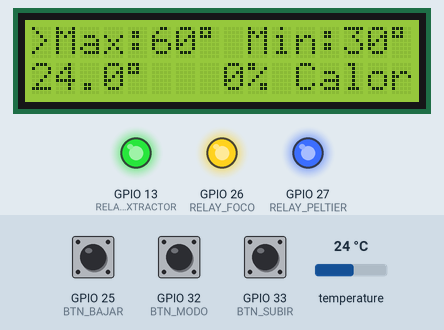
Recording of a program running on a simulated ESP32. Parts: 16×2 character LCD, output pins drawn as LEDs (lit = HIGH). The inputs (shaded band) are chosen by the test bench; at power-on: GPIO 32 (BTN_MODO) HIGH, temperature 24 °C, GPIO 25 (BTN_BAJAR) HIGH, GPIO 33 (BTN_SUBIR) HIGH. EEPROM starts erased; what the program prints to the serial monitor is not drawn.

Above: at 2.7 s.
2.8 s: GPIO 32 (BTN_MODO) pulled LOW for 0.15 s
At 4.1 s:
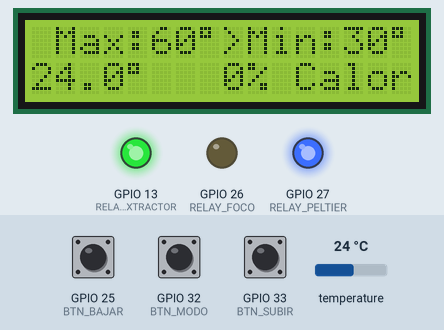
4.7 s: temperature set to 12 °C
At 5.4 s:
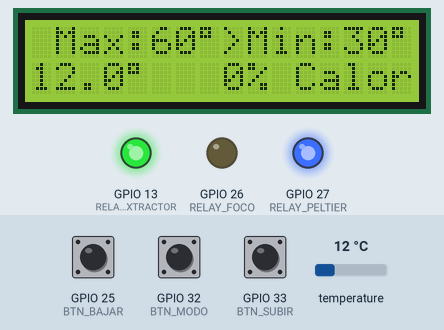
6.4 s: GPIO 32 (BTN_MODO) pulled LOW for 1 s
At 7.8 s:
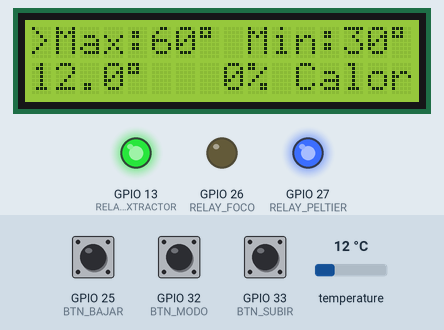
8.9 s: GPIO 25 (BTN_BAJAR) pulled LOW for 0.15 s
At 10.0 s:
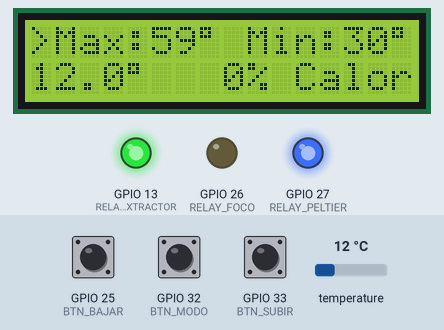
10.6 s: GPIO 25 (BTN_BAJAR) pulled LOW for 1 s
13.1 s: temperature set to 19 °C
At 15.0 s:
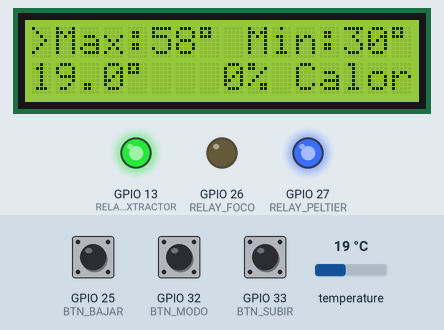
Timing chart, 0 to 16.4 s (numbered marks = the images above; inputs shaded):
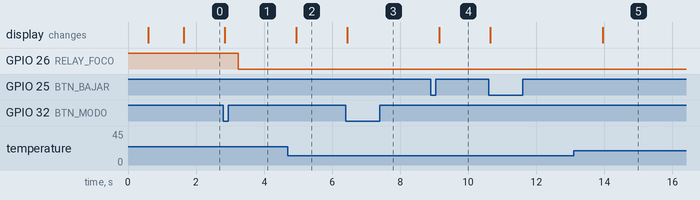

Measured:
- after the input at 2.8 s, the display: changes after 0.05 s (image 1)
- after the input at 4.7 s, the display: changes after 0.24 s (image 2)
- after the input at 6.4 s, the display: changes after 0.05 s (image 3)
- after the input at 8.9 s, the display: changes after 0.25 s (image 4)
- after the input at 13.1 s, the display: changes after 0.85 s (image 5)

The program:

main.cpp
```cpp
#include <Arduino.h>

/*
   Botones:
   - MODO  -> cada pulsacion cambia entre editar el MAX y editar el MIN.
   - SUBIR -> sube 1 grado el valor seleccionado.
   - BAJAR -> baja 1 grado el valor seleccionado.
   Los valores se guardan en memoria y se conservan aunque se vaya la luz.


  LIBRERIAS
   - LiquidCrystal I2C   (Frank de Brabander)
   - OneWire             (Paul Stoffregen)
   - DallasTemperature   (Miles Burton)
   - Preferences         (ya viene con el core de ESP32)

 */

#include <Wire.h>
#include <LiquidCrystal_I2C.h>
#include <OneWire.h>
#include <DallasTemperature.h>
#include <Preferences.h>

// ---------------------- CONFIGURACION DE PINES ----------------------
#define SENSOR_PIN        4    // DATA del DS18B20

#define RELAY_FOCO        26   // IN1 - foco (CALIENTA)
#define RELAY_PELTIER     27   // IN2 - celda Peltier + su ventilador (ENFRIA)
#define RELAY_EXTRACTOR   13   // IN3 - ventilador extractor (solo al ENFRIAR)

#define BTN_MODO          32
#define BTN_SUBIR         33
#define BTN_BAJAR         25

#define LCD_SDA           21
#define LCD_SCL           22

// La mayoria de modulos de rele son "activos en BAJO" (LOW).
// Si tus reles funcionan al reves, cambia LOW por HIGH.
#define RELAY_ACTIVO   LOW
#define RELAY_INACTIVO (!RELAY_ACTIVO)

// ---------------------- PARAMETROS DE CONTROL --------------------------
const int TEMP_MAX_INICIAL = 60;  // C - valor de fabrica del MAX
const int TEMP_MIN_INICIAL = 30;  // C - valor de fabrica del MIN
const int LIMITE_INFERIOR  = 0;   // C - lo mas bajo que se puede configurar
const int LIMITE_SUPERIOR  = 99;  // C - lo mas alto que se puede configurar
const int PASO_SETPOINT    = 1;   // grados que cambia el MAX/MIN por pulsacion
const int MARGEN_MINIMO    = 5;   // separacion minima entre MAX y MIN (grados)

const unsigned long PAUSA_CAMBIO_MS = 1000;  // foco y Peltier apagados al cambiar
const int MAX_ERRORES_SENSOR = 3;            // lecturas fallidas seguidas antes de parar

// ---------------------- OBJETOS GLOBALES --------------------------------
LiquidCrystal_I2C lcd(0x27, 16, 2);  // si no se ve nada, prueba 0x3F
OneWire oneWire(SENSOR_PIN);
DallasTemperature sensor(&oneWire);
Preferences prefs;

// ---------------------- ESTADO DEL SISTEMA ------------------------------
enum EstadoCiclo { INICIANDO, CALENTANDO, ENFRIANDO, ERROR_SENSOR };
EstadoCiclo estado = INICIANDO;

int tempMax = TEMP_MAX_INICIAL;
int tempMin = TEMP_MIN_INICIAL;

enum ModoEdicion { EDITAR_MAX, EDITAR_MIN };
ModoEdicion modoEdicion = EDITAR_MAX;

float tempActual    = 0.0;
float porcentaje    = 0.0;
int   erroresSensor = 0;
bool  hayLectura    = false;

unsigned long momentoCambioEstado = 0;

// Lectura del sensor sin bloquear el programa
// (el DS18B20 tarda ~750 ms en medir; mientras tanto los botones siguen funcionando)
unsigned long momentoPeticion = 0;
const unsigned long TIEMPO_CONVERSION_MS = 800;

// Botones (deteccion de flanco + antirrebote)
bool anteriorModo  = HIGH;
bool anteriorSubir = HIGH;
bool anteriorBajar = HIGH;
unsigned long ultimoPulsoModo  = 0;
unsigned long ultimoPulsoSubir = 0;
unsigned long ultimoPulsoBajar = 0;
const unsigned long DEBOUNCE_MS = 200;

unsigned long ultimaActualizacionLCD = 0;
const unsigned long INTERVALO_LCD_MS = 300;

const char GRADO = (char)223;  // simbolo de grados en la LCD

// ---------------------- DECLARACION DE FUNCIONES -----------------------
void leerSensor();
void actualizarCiclo();
void cambiarEstado(EstadoCiclo nuevo);
void aplicarSalidas();
void apagarFocoYPeltier();
void actualizarExtractor();
const char* nombreEstado();
bool botonPresionado(int pin, bool &anterior, unsigned long &ultimoPulso);
void manejarBotones();
void validarLimites();
void guardarConfiguracion();
void actualizarLCD();
void imprimirLinea(int fila, const char* texto);

// =====================================================================
void setup() {
  Serial.begin(115200);

  pinMode(RELAY_FOCO, OUTPUT);
  pinMode(RELAY_PELTIER, OUTPUT);
  pinMode(RELAY_EXTRACTOR, OUTPUT);
  apagarFocoYPeltier();
  digitalWrite(RELAY_EXTRACTOR, RELAY_INACTIVO);  // el extractor arranca apagado

  pinMode(BTN_MODO,  INPUT_PULLUP);
  pinMode(BTN_SUBIR, INPUT_PULLUP);
  pinMode(BTN_BAJAR, INPUT_PULLUP);

  // LCD
  delay(500);
  Wire.begin(LCD_SDA, LCD_SCL);
  Wire.setClock(100000);
  lcd.init();
  lcd.backlight();
  lcd.clear();
  lcd.setCursor(0, 0);
  lcd.print("Iniciando...");

  // Sensor DS18B20 (modo sin espera para no congelar los botones)
  sensor.begin();
  sensor.setResolution(12);           // 0.0625 C de resolucion
  sensor.setWaitForConversion(false);
  if (sensor.getDeviceCount() == 0) {
    Serial.println("AVISO: no se detecto ningun DS18B20. Revisa DATA y la resistencia de 4.7k.");
  }
  sensor.requestTemperatures();
  momentoPeticion = millis();

  // Cargar MAX y MIN guardados (si no hay nada guardado: 60 y 30)
  prefs.begin("configTemp", false);
  tempMax = prefs.getInt("tempMax", TEMP_MAX_INICIAL);
  tempMin = prefs.getInt("tempMin", TEMP_MIN_INICIAL);
  prefs.end();
  validarLimites();

  Serial.println("=== Control de temperatura - ciclo continuo ===");
  Serial.print("MAX: "); Serial.print(tempMax); Serial.print(" C  MIN: "); Serial.print(tempMin); Serial.println(" C");

  delay(1000);
  lcd.clear();
}

// =====================================================================
void loop() {
  manejarBotones();

  // Cuando el sensor termina de medir: leer, actualizar el ciclo y pedir otra medicion
  if (millis() - momentoPeticion >= TIEMPO_CONVERSION_MS) {
    leerSensor();
    actualizarCiclo();
    sensor.requestTemperatures();
    momentoPeticion = millis();
  }

  if (millis() - ultimaActualizacionLCD >= INTERVALO_LCD_MS) {
    ultimaActualizacionLCD = millis();
    actualizarLCD();
  }
}

// =====================================================================
// SENSOR DS18B20
void leerSensor() {
  float t = sensor.getTempCByIndex(0);

  // -127 = sensor desconectado. 85 en la primera lectura = valor de arranque del
  // DS18B20 (todavia no ha medido), no es una temperatura real.
  bool lecturaInvalida = (t == DEVICE_DISCONNECTED_C) || (!hayLectura && t == 85.0);

  if (lecturaInvalida) {
    erroresSensor++;
    Serial.println("Error leyendo el sensor DS18B20");
    return;
  }

  erroresSensor = 0;
  hayLectura = true;
  tempActual = t;

  // % = posicion de la temperatura entre MIN (0%) y MAX (100%)
  porcentaje = (tempActual - tempMin) * 100.0 / (tempMax - tempMin);
  porcentaje = constrain(porcentaje, 0.0, 100.0);

  Serial.print("Temperatura: "); Serial.print(tempActual, 2);
  Serial.print(" C | ");         Serial.print(porcentaje, 0);
  Serial.print(" % | Estado: "); Serial.println(nombreEstado());
}

// =====================================================================
// CICLO: CALENTANDO hasta MAX -> ENFRIANDO hasta MIN -> CALENTANDO ...
void actualizarCiclo() {
  // Seguridad: si el sensor falla varias veces seguidas, apagar foco y Peltier
  if (erroresSensor >= MAX_ERRORES_SENSOR) {
    if (estado != ERROR_SENSOR) cambiarEstado(ERROR_SENSOR);
    apagarFocoYPeltier();
    actualizarExtractor();
    return;
  }

  // Todavia no hay ninguna lectura valida: no hacer nada
  if (!hayLectura) return;

  switch (estado) {
    case INICIANDO:
    case ERROR_SENSOR:
      // Primera lectura valida (o el sensor se recupero): decidir por donde empezar
      if (erroresSensor == 0) {
        cambiarEstado(tempActual >= tempMax ? ENFRIANDO : CALENTANDO);
      }
      break;

    case CALENTANDO:
      if (tempActual >= tempMax) cambiarEstado(ENFRIANDO);
      break;

    case ENFRIANDO:
      if (tempActual <= tempMin) cambiarEstado(CALENTANDO);
      break;
  }

  aplicarSalidas();
}

void cambiarEstado(EstadoCiclo nuevo) {
  estado = nuevo;
  momentoCambioEstado = millis();
  apagarFocoYPeltier();   // los dos apagados durante la pausa de cambio
  actualizarExtractor();  // el extractor cambia en el mismo instante
  Serial.print(">>> Cambio de estado: "); Serial.println(nombreEstado());
}

// Extractor: encendido solo al ENFRIAR (y en error del sensor, para sacar
// el calor que quede). Apagado al CALENTAR para no perder el calor del foco.
void actualizarExtractor() {
  bool encender = (estado == ENFRIANDO || estado == ERROR_SENSOR);
  digitalWrite(RELAY_EXTRACTOR, encender ? RELAY_ACTIVO : RELAY_INACTIVO);
}

void aplicarSalidas() {
  actualizarExtractor();

  // Durante la pausa despues de un cambio, foco y Peltier quedan apagados
  if (millis() - momentoCambioEstado < PAUSA_CAMBIO_MS) {
    apagarFocoYPeltier();
    return;
  }

  if (estado == CALENTANDO) {
    digitalWrite(RELAY_PELTIER, RELAY_INACTIVO);  // primero apagar el otro
    digitalWrite(RELAY_FOCO,    RELAY_ACTIVO);
  } else if (estado == ENFRIANDO) {
    digitalWrite(RELAY_FOCO,    RELAY_INACTIVO);
    digitalWrite(RELAY_PELTIER, RELAY_ACTIVO);
  } else {
    apagarFocoYPeltier();
  }
}

void apagarFocoYPeltier() {
  digitalWrite(RELAY_FOCO,    RELAY_INACTIVO);
  digitalWrite(RELAY_PELTIER, RELAY_INACTIVO);
}

const char* nombreEstado() {
  switch (estado) {
    case CALENTANDO:   return "CALENTANDO";
    case ENFRIANDO:    return "ENFRIANDO";
    case ERROR_SENSOR: return "ERROR SENSOR";
    default:           return "INICIANDO";
  }
}

// =====================================================================
// BOTONES
// Devuelve true solo en el instante en que el boton se presiona
bool botonPresionado(int pin, bool &anterior, unsigned long &ultimoPulso) {
  bool lectura = digitalRead(pin);
  bool presionado = false;
  if (lectura == LOW && anterior == HIGH && (millis() - ultimoPulso) > DEBOUNCE_MS) {
    ultimoPulso = millis();
    presionado = true;
  }
  anterior = lectura;
  return presionado;
}

void manejarBotones() {
  // MODO: alterna entre editar MAX y editar MIN
  if (botonPresionado(BTN_MODO, anteriorModo, ultimoPulsoModo)) {
    modoEdicion = (modoEdicion == EDITAR_MAX) ? EDITAR_MIN : EDITAR_MAX;
    Serial.print("Editando: "); Serial.println(modoEdicion == EDITAR_MAX ? "Max" : "Min");
  }

  // SUBIR
  if (botonPresionado(BTN_SUBIR, anteriorSubir, ultimoPulsoSubir)) {
    if (modoEdicion == EDITAR_MAX) {
      tempMax += PASO_SETPOINT;
      if (tempMax > LIMITE_SUPERIOR) tempMax = LIMITE_SUPERIOR;
    } else {
      tempMin += PASO_SETPOINT;
      if (tempMin > tempMax - MARGEN_MINIMO) tempMin = tempMax - MARGEN_MINIMO;
    }
    guardarConfiguracion();
  }

  // BAJAR
  if (botonPresionado(BTN_BAJAR, anteriorBajar, ultimoPulsoBajar)) {
    if (modoEdicion == EDITAR_MAX) {
      tempMax -= PASO_SETPOINT;
      if (tempMax < tempMin + MARGEN_MINIMO) tempMax = tempMin + MARGEN_MINIMO;
    } else {
      tempMin -= PASO_SETPOINT;
      if (tempMin < LIMITE_INFERIOR) tempMin = LIMITE_INFERIOR;
    }
    guardarConfiguracion();
  }
}

// Asegura valores validos (por si en memoria habia algo raro)
void validarLimites() {
  tempMax = constrain(tempMax, LIMITE_INFERIOR + MARGEN_MINIMO, LIMITE_SUPERIOR);
  tempMin = constrain(tempMin, LIMITE_INFERIOR, tempMax - MARGEN_MINIMO);
}

void guardarConfiguracion() {
  prefs.begin("configTemp", false);
  prefs.putInt("tempMax", tempMax);
  prefs.putInt("tempMin", tempMin);
  prefs.end();
  Serial.print("MAX: "); Serial.print(tempMax); Serial.print(" C  MIN: "); Serial.print(tempMin); Serial.println(" C");
}

// =====================================================================
// LCD 16x2
//   Fila 0: ">Max:60° Min:30°"  (la ">" marca el valor que se edita)
//   Fila 1: "45.3°  50% Calor"  (o "Error sensor" si el sensor falla)
void actualizarLCD() {
  char linea[17];

  snprintf(linea, sizeof(linea), "%cMax:%2d%c%cMin:%2d%c",
           modoEdicion == EDITAR_MAX ? '>' : ' ', tempMax, GRADO,
           modoEdicion == EDITAR_MIN ? '>' : ' ', tempMin, GRADO);
  imprimirLinea(0, linea);

  if (estado == ERROR_SENSOR) {
    imprimirLinea(1, "Error sensor");
  } else if (!hayLectura) {
    imprimirLinea(1, "Leyendo sensor..");
  } else {
    const char* textoEstado;
    if (estado == CALENTANDO)     textoEstado = "Calor";
    else if (estado == ENFRIANDO) textoEstado = "Frio";
    else                          textoEstado = "";

    snprintf(linea, sizeof(linea), "%4.1f%c %3d%% %s",
             tempActual, GRADO, (int)(porcentaje + 0.5), textoEstado);
    imprimirLinea(1, linea);
  }
}

// Escribe un texto en la fila indicada y rellena con espacios hasta 16
// caracteres, para borrar restos de textos anteriores sin parpadeo
void imprimirLinea(int fila, const char* texto) {
  lcd.setCursor(0, fila);
  int n = 0;
  while (texto[n] != '\0' && n < 16) {
    lcd.print(texto[n]);
    n++;
  }
  while (n < 16) {
    lcd.print(' ');
    n++;
  }
}
```
